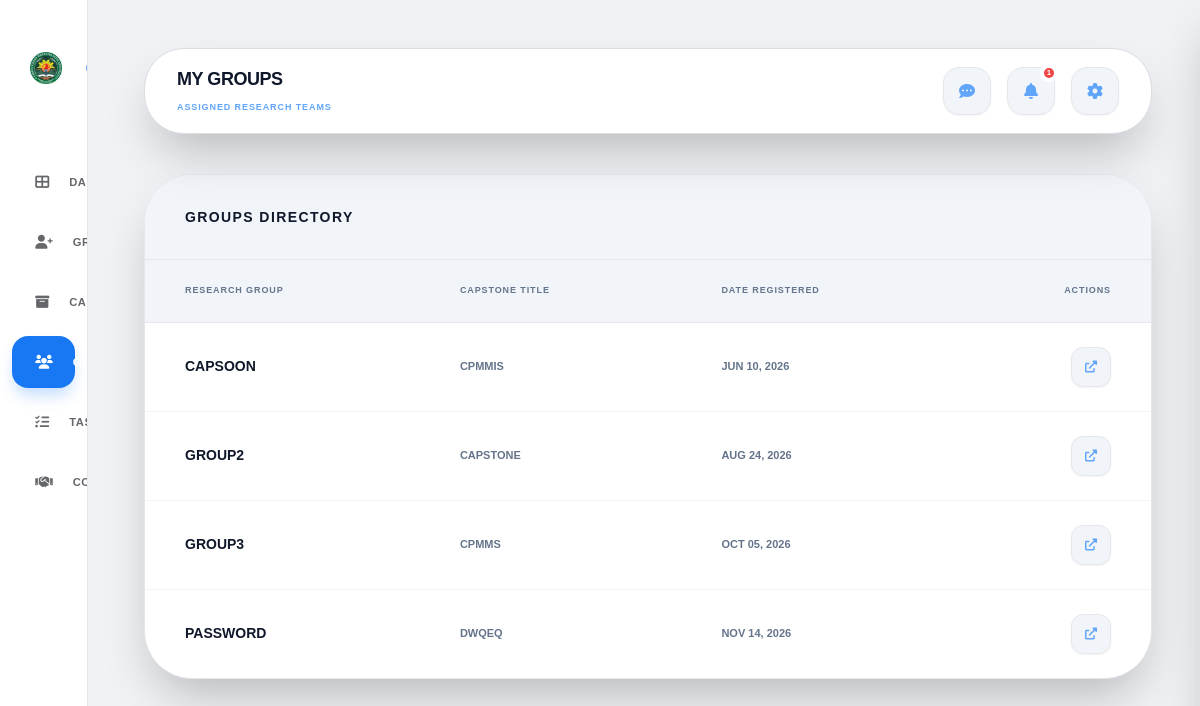
The page /adviser/groups.php (signed in) on the database its author committed.
### tables this page shows
CREATE TABLE `group` (
  `id` int NOT NULL,
  `username` varchar(50) NOT NULL,
  `full_name` varchar(255) DEFAULT NULL,
  `leader_email` varchar(255) NOT NULL,
  `password` varchar(255) NOT NULL,
  `project_title` varchar(255) DEFAULT 'Untitled Project',
  `email` varchar(100) DEFAULT NULL,
  `last_activity` timestamp NULL DEFAULT NULL,
  `adviser_id` int DEFAULT NULL,
  `role` varchar(10) DEFAULT 'student',
  `created_at` timestamp NOT NULL DEFAULT CURRENT_TIMESTAMP,
  `status` varchar(20) DEFAULT 'pending',
  `banned_until` datetime DEFAULT NULL,
  `session_version` int DEFAULT NULL
);

### adviser/groups.php (the view, shortened to what this page needs)
<?php
include('../backend/db_config.php');
$adviser_id = (int)$_SESSION['user_id'];
$highlight_id = isset($_GET['highlight']) ? (int)$_GET['highlight'] : null;
$stmt = $conn->prepare("SELECT COUNT(*) as unread FROM notifications WHERE user_id = ? AND user_role = 'adviser' AND is_read = 0");
$stmt->bind_param("i", $adviser_id);
$stmt->execute();
$unread_q = $stmt->get_result();
$unread_count = mysqli_fetch_assoc($unread_q)['unread'] ?? 0;
$stmt = $conn->prepare("SELECT * FROM `group` WHERE adviser_id = ? ORDER BY username ASC LIMIT 500");
$stmt->bind_param("i", $adviser_id);
$stmt->execute();
$res = $stmt->get_result();
?>
<!DOCTYPE html>
<html lang="en" style="background-color: #F0F2F5; color-scheme: light;">
<head>
    <script src="https://cdn.tailwindcss.com"></script>
    <link href="https://cdnjs.cloudflare.com/ajax/libs/font-awesome/6.0.0/css/all.min.css" rel="stylesheet">
    <link rel="stylesheet" href="../assets/css/responsive.css">
</head>
<body class="min-h-screen flex" style="background-color: #F0F2F5; color-scheme: light;">
    <aside class="group sidebar" id="sidebar">
        <div class="logo-section transition-all duration-300">
            <div class="bg-white p-2 rounded-xl flex-none flex items-center justify-center w-12 h-12">
                <img src="../chmsu.png" class="w-10 h-10 object-contain shrink-0" alt="CHMSU Logo">
            </div>
        </div>
        <nav class="flex-1 space-y-2 px-3">
            <a href="adviser_dashboard.php" class="sidebar-link">
                <i class="fas fa-th-large w-5 text-center text-sm"></i>
                <span class="sidebar-text">Dashboard</span>
            </a>
            <a href="group_requests.php" class="sidebar-link">
                <i class="fas fa-user-plus w-5 text-center text-sm"></i>
                <span class="sidebar-text">Group Requests</span>
            </a>
            <a href="archive_view.php" class="sidebar-link">
                <i class="fas fa-archive w-5 text-center text-sm"></i>
                <span class="sidebar-text">Capstone Archive</span>
            </a>
            <a href="groups.php" class="sidebar-link active">
                <i class="fas fa-users w-5 text-center text-sm"></i>
                <span class="sidebar-text">Groups</span>
            </a>
            <a href="submissions.php" class="sidebar-link">
                <i class="fas fa-tasks w-5 text-center text-sm"></i>
                <span class="sidebar-text">Tasks & Submissions</span>
            </a>
            <a href="meetings.php" class="sidebar-link">
                <i class="fas fa-handshake w-5 text-center text-sm"></i>
                <span class="sidebar-text">Consultations</span>
            </a>
        </nav>
    </aside>
    <main class="flex-1 ml-0 md:ml-24 p-6 sm:p-8 lg:p-12 space-y-6 sm:space-y-10 relative z-10">
        <nav class="premium-card rounded-[2.5rem] px-4 sm:px-8 py-4 flex flex-wrap justify-between items-center gap-2 shadow-2xl relative z-[100]">
            <div class="min-w-0 flex-1">
                <span class="block font-black uppercase text-lg text-slate-900 tracking-tight truncate">My Groups</span>
                <span class="text-[9px] font-bold text-blue-400 uppercase tracking-widest">Assigned Research Teams</span>
            </div>
            <div class="flex items-center gap-4 shrink-0">
                <div class="relative nav-icon-container">
                    <button onclick="toggleAdviserChatWidget()" data-tip="Messages" class="icon-tooltip w-12 h-12 rounded-2xl bg-slate-100 border border-gray-200 flex items-center justify-center hover:bg-slate-100 transition relative shadow-sm">
                        <i class="fas fa-comment-dots text-blue-400"></i>
                    </button>
                </div>
                <div class="relative nav-icon-container">
                    <button onclick="handleNotifClick()" data-tip="Notifications" class="icon-tooltip w-12 h-12 rounded-2xl bg-slate-100 border border-gray-200 flex items-center justify-center hover:bg-slate-100 transition relative shadow-sm">
                        <i class="fas fa-bell text-blue-400"></i>
                        <?php if($unread_count > 0): ?>
                            <span id="notif-count" class="absolute -top-1 -right-1 min-w-[18px] h-[18px] bg-red-500 text-white text-[8px] font-black rounded-full border-4 border-white flex items-center justify-center"><?php echo $unread_count; ?></span>
                        <?php endif; ?>
                    </button>
                </div>
                <div class="relative nav-icon-container">
                    <button onclick="toggleSettingsDropdown()" data-tip="Settings" class="icon-tooltip w-12 h-12 rounded-2xl bg-slate-100 border border-gray-200 flex items-center justify-center hover:bg-slate-100 transition relative shadow-sm">
                        <i class="fas fa-cog text-blue-400"></i>
                    </button>
                </div>
            </div>
        </nav>
        <section class="premium-card rounded-[3rem] shadow-2xl border border-gray-200 overflow-hidden">
            <div class="px-10 py-8 border-b border-gray-200 bg-slate-100 flex items-center">
                <h3 class="text-sm font-black uppercase tracking-widest text-slate-900">Groups Directory</h3>
            </div>
            <div class="overflow-x-auto">
                <table class="w-full text-left border-collapse">
                    <thead class="bg-slate-100 text-[9px] font-black uppercase tracking-widest text-slate-500 border-b border-gray-200">
                        <tr>
                            <th class="px-4 sm:px-10 py-4 sm:py-6">Research Group</th>
                            <th class="px-4 sm:px-10 py-4 sm:py-6">Capstone Title</th>
                            <th class="px-4 sm:px-10 py-4 sm:py-6">Date Registered</th>
                            <th class="px-4 sm:px-10 py-4 sm:py-6 text-right">Actions</th>
                        </tr>
                    </thead>
                    <tbody id="groups_table_body" class="divide-y divide-gray-100 text-[11px] font-bold text-slate-600">
                        <?php if(mysqli_num_rows($res) > 0): while($row = mysqli_fetch_assoc($res)): ?>
                            <tr id="row-<?php echo $row['id']; ?>" class="hover:bg-slate-100 transition-all duration-300 <?php echo ($highlight_id == $row['id']) ? 'highlight-row' : ''; ?>">
                                <td class="px-4 sm:px-10 py-4 sm:py-6">
                                    <p class="font-extrabold text-slate-900 uppercase text-sm leading-tight"><?php echo htmlspecialchars($row['username']); ?></p>
                                </td>
                                <td class="px-4 sm:px-10 py-4 sm:py-6 text-[11px] font-bold text-slate-500 uppercase max-w-xs truncate">
                                    <?php echo htmlspecialchars($row['project_title'] ?: '', ENT_QUOTES, 'UTF-8') ?: '<span class="text-slate-600 italic">No Title Set</span>'; ?>
                                </td>
                                <td class="px-4 sm:px-10 py-4 sm:py-6 text-[11px] font-bold text-slate-500 uppercase">
                                    <?php echo date('M d, Y', strtotime($row['created_at'])); ?>
                                </td>
                                <td class="px-4 sm:px-10 py-4 sm:py-6 text-right">
                                    <a href="view_group.php?id=<?php echo $row['id']; ?>" class="w-10 h-10 inline-flex items-center justify-center bg-slate-100 text-blue-400 border border-gray-200 rounded-xl hover:bg-blue-600 hover:text-white transition shadow-sm">
                                        <i class="fas fa-external-link-alt text-xs"></i>
                                    </a>
                                </td>
                            </tr>
                        <?php endwhile; endif; ?>
                    </tbody>
                </table>
            </div>
        </section>
    </main>
</body>
</html>

### assets/css/responsive.css (style rules this page uses)
:root { --cp-mobile-gutter: 1rem; --cp-header-clearance: 4.5rem; }
html { -webkit-text-size-adjust: 100%; text-size-adjust: 100%; }
body { min-height: 100dvh; }
main { min-width: 0 !important; }
@media (min-width: 1024px) { aside.sidebar { height: 100dvh !important; } }
@media (min-width: 1024px) { aside.sidebar nav { min-height: 0; overflow-y: auto; overscroll-behavior: contain; } }

### adviser/groups.php (style rules this page uses)
html, body { background-color: #F0F2F5 !important; color-scheme: light; }
:root { --chmsu-blue: #1877F2; --chmsu-orange: #4267B2; --bg-deep: #F0F2F5; }
body { font-family: 'Plus Jakarta Sans', sans-serif; background-color: var(--bg-deep); background-image: none; background-size: 32px 32px; color: #1c1e21; overflow-x: hidden; }
aside { width: 5.5rem; transition: width 0.3s cubic-bezier(0.4, 0, 0.2, 1); background: #ffffff; border-right: 1px solid #dadde1; height: 100vh; position: fixed; z-index: 150; display: flex; flex-direction: column; padding: 1.25rem 0; overflow: hidden; }
.logo-section { display: flex; flex-direction: row; align-items: center; padding: 1.5rem 0; margin-bottom: 2.5rem; transition: all 0.3s ease; width: 100%; justify-content: flex-start; padding-left: 1.35rem; }
.sidebar-link { display: flex; align-items: center; gap: 1.25rem; padding: 1rem 1.45rem; border-radius: 1rem; transition: background-color 0.3s ease, box-shadow 0.3s ease; color: #65676b; width: 100%; justify-content: flex-start; }
.sidebar-text { opacity: 0; display: none; font-weight: 800; font-size: 0.7rem; text-transform: uppercase; letter-spacing: 0.05em; white-space: nowrap; }
.sidebar-link.active { background: var(--chmsu-blue) !important; color: white !important; box-shadow: 0 10px 15px -3px rgba(24, 119, 242, 0.25); }
.premium-card { background: #ffffff; border: 1px solid #dadde1; }
.icon-tooltip { position: relative; }

### rows shown on the page
group: username "CAPSOON", project_title "CPMMIS", created_at "JUN 10, 2026"
group: username "GROUP2", project_title "CAPSTONE", created_at "AUG 24, 2026"
group: username "GROUP3", project_title "CPMMS", created_at "OCT 05, 2026"
group: username "PASSWORD", project_title "DWQEQ", created_at "NOV 14, 2026"

### other values the page prints
$unread_count "1"
